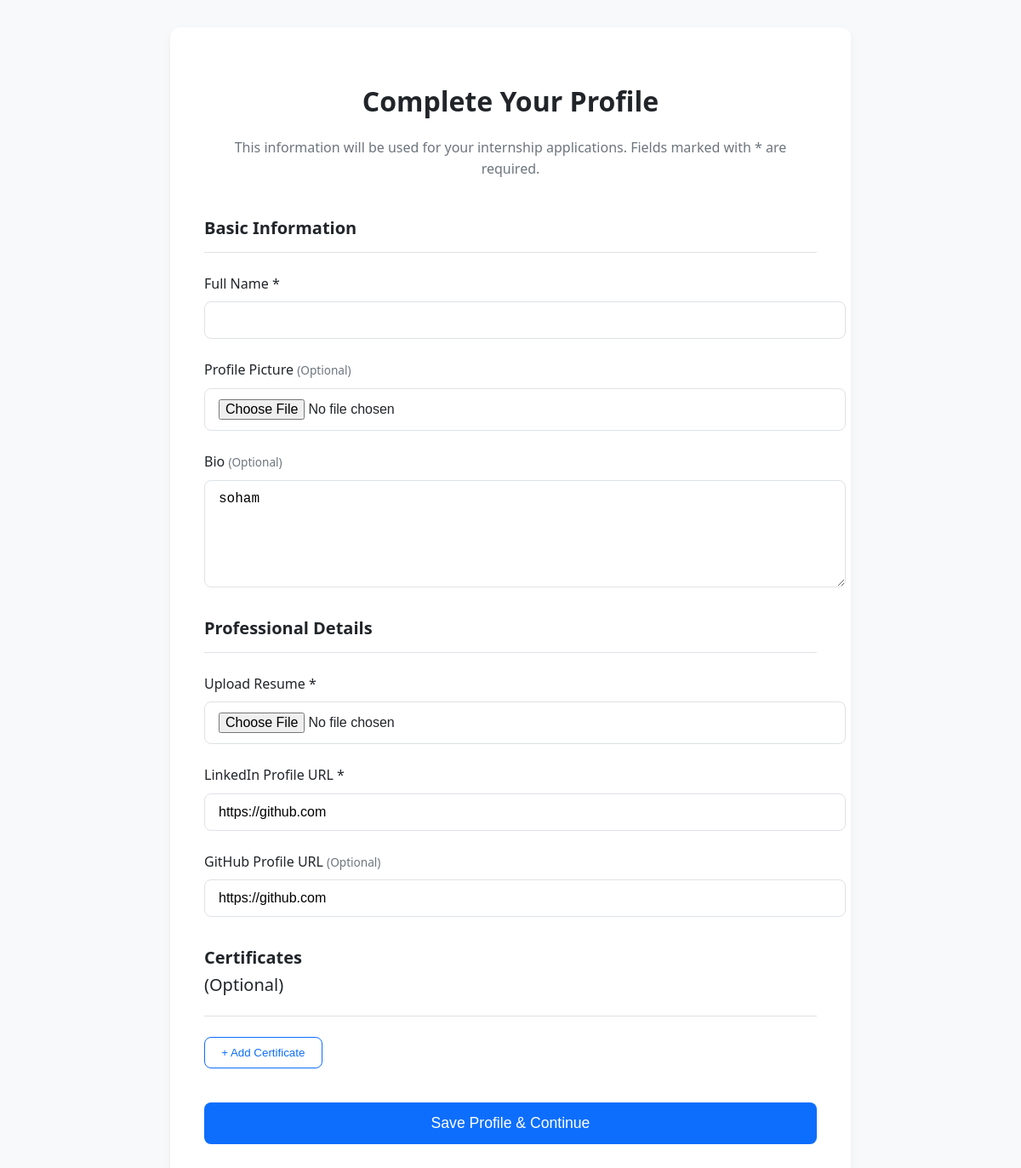
Before: /account/profile/complete/ (signed in) with the older database file.
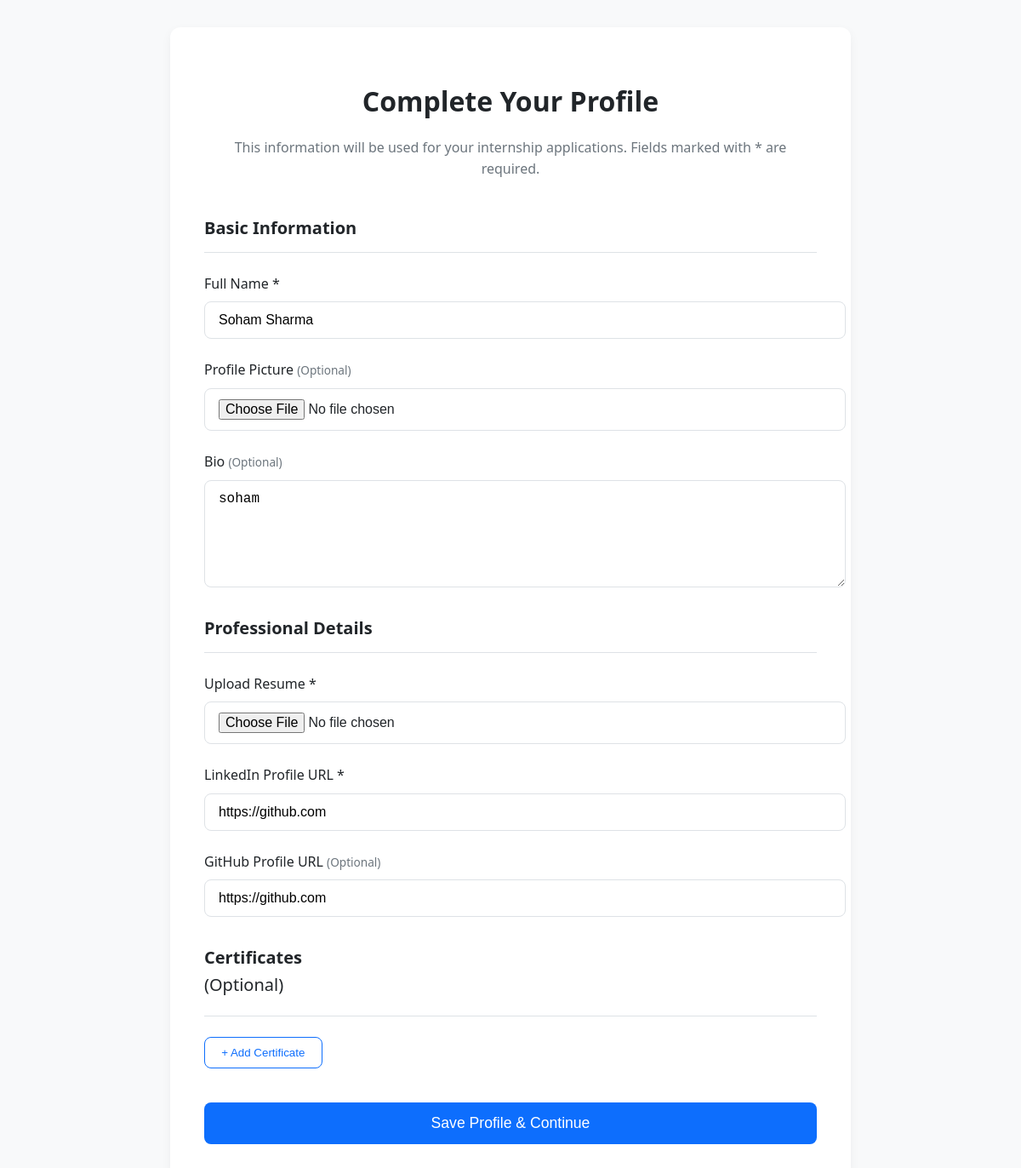
After: the same page with the newer database file.
### users/models.py (models this page shows, shortened)
class UserProfile(models.Model):
    user = models.OneToOneField(User, on_delete=models.CASCADE, related_name='profile')
    full_name = models.CharField(max_length=255, blank=True)
    dob = models.DateField(null=True, blank=True)
    profile_picture = models.ImageField(upload_to=upload_to_profile_pic, blank=True, null=True)
    resume = models.FileField(upload_to=upload_to_resume, blank=True, null=True)
    bio = models.TextField(blank=True, null=True)
    linkedin_url = models.URLField(blank=True)
    github_url = models.URLField(blank=True, null=True)
    address = models.TextField(blank=True, null=True)
    is_profile_complete = models.BooleanField(default=False)

### users/views.py (the view)
# urls.py: path('profile/complete/', views.complete_profile_view, name='complete_profile'),
@login_required
def complete_profile_view(request):
    profile, created = UserProfile.objects.get_or_create(user=request.user)
    if request.method == 'POST':
        form = UserProfileForm(request.POST, request.FILES, instance=profile)
        if form.is_valid():
            profile = form.save(commit=False)
            profile.is_profile_complete = True
            profile.save()
            profile.certificates.all().delete()
            certificate_titles = request.POST.getlist('cert_title')
            certificate_files = request.FILES.getlist('cert_file')
            for i in range(len(certificate_titles)):
                if certificate_titles[i] and len(certificate_files) > i:
                    Certificate.objects.create(
                        user_profile=profile,
                        title=certificate_titles[i],
                        file=certificate_files[i]
                    )
            return redirect('users:dashboard')
    else:
        form = UserProfileForm(instance=profile)
    return render(request, 'users/complete_profile.html', {'form': form})

### users/forms.py
class UserProfileForm(forms.ModelForm):
    class Meta:
        model = UserProfile
        fields = [
            'full_name',
            'profile_picture',
            'bio',
            'resume',
            'linkedin_url',
            'github_url',
        ]
        widgets = {
            'full_name': forms.TextInput(attrs={'class': 'form-control'}),
            'profile_picture': forms.FileInput(attrs={'class': 'form-control'}),
            'bio': forms.Textarea(attrs={'class': 'form-control', 'rows': 3}),
            'resume': forms.FileInput(attrs={'class': 'form-control'}),
            'linkedin_url': forms.URLInput(attrs={'class': 'form-control'}),
            'github_url': forms.URLInput(attrs={'class': 'form-control'}),
        }

### templates/users/complete_profile.html (shortened to what this page needs)
<!DOCTYPE html>
<html lang="en">
<head>
</head>
<body>
    <div class="container">
        <h1 class="page-title">Complete Your Profile</h1>
        <p class="page-subtitle">This information will be used for your internship applications. Fields marked with * are required.</p>
        <form action="{% url 'users:complete_profile' %}" method="POST" enctype="multipart/form-data">
            <h2 class="section-title">Basic Information</h2>
            <div class="form-group">
                <label for="{{ form.full_name.id_for_label }}" class="form-label">Full Name *</label>
                {{ form.full_name }}
            </div>
            <div class="form-group">
                <label for="{{ form.profile_picture.id_for_label }}" class="form-label">Profile Picture <span class="optional">(Optional)</span></label>
                {{ form.profile_picture }}
            </div>
            <div class="form-group">
                <label for="{{ form.bio.id_for_label }}" class="form-label">Bio <span class="optional">(Optional)</span></label>
                {{ form.bio }}
            </div>
            <h2 class="section-title">Professional Details</h2>
            <div class="form-group">
                <label for="{{ form.resume.id_for_label }}" class="form-label">Upload Resume *</label>
                {{ form.resume }}
            </div>
            <div class="form-group">
                <label for="{{ form.linkedin_url.id_for_label }}" class="form-label">LinkedIn Profile URL *</label>
                {{ form.linkedin_url }}
            </div>
            <div class="form-group">
                <label for="{{ form.github_url.id_for_label }}" class="form-label">GitHub Profile URL <span class="optional">(Optional)</span></label>
                {{ form.github_url }}
            </div>
            <h2 class="section-title">Certificates <span class="form-label optional">(Optional)</span></h2>
            <button type="button" class="add-btn" id="add-certificate-btn">+ Add Certificate</button>
            <button type="submit" class="submit-btn">Save Profile & Continue</button>
        </form>
    </div>
</body>
</html>

Changed rows visible on the page:
changed UserProfile "soham": full_name (not shown) → "Soham Sharma"
